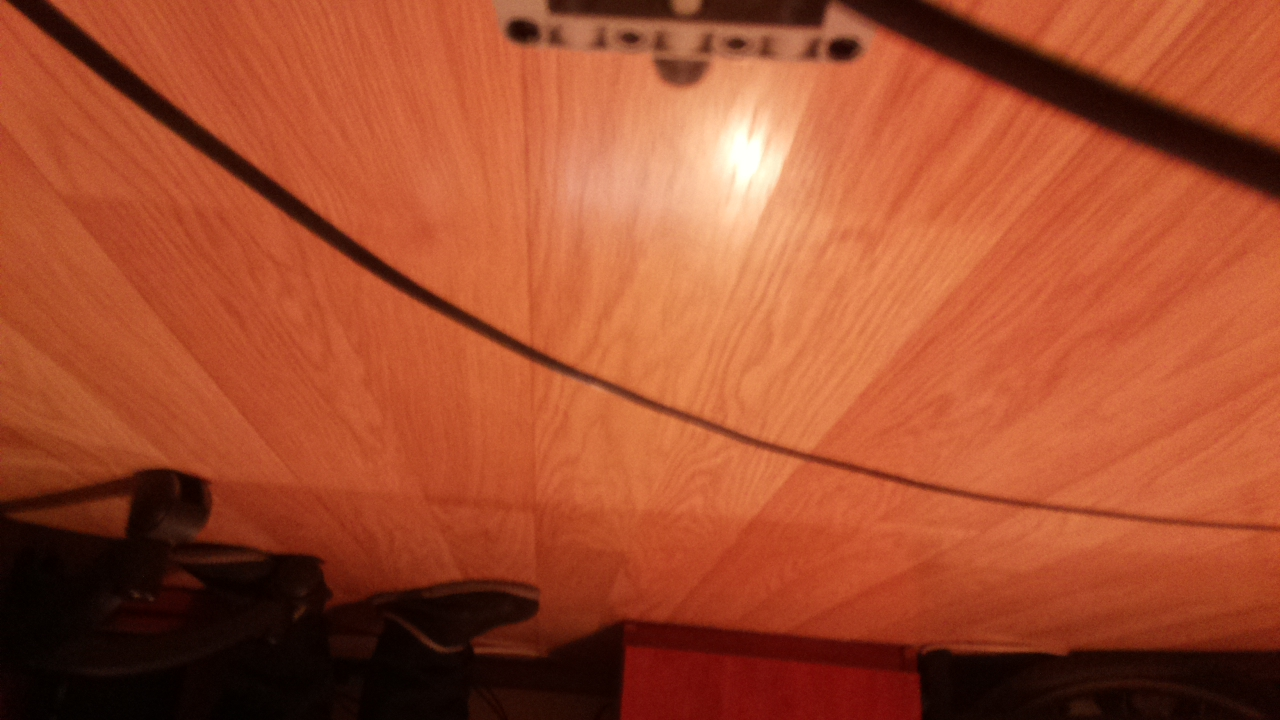
#> input picture database/photos/night/image13.jpg, 1280 x 720 px, found by its file name
$ python lines_canny_houghLinesP.py
#> lines starting #> are read from the running program, lines starting #| are printed output that depends on the picture; after the words box and inside, x2 and y2 are one past the last pixel; in counts of white or black regions, pixels touching at a corner belong together
import cv2
import numpy as np
import matplotlib
from matplotlib.pyplot import imshow
from matplotlib import pyplot as plt

img = cv2.imread('D:/Users/pawel/Google Drive/mindstorms/database/photos/fix_camera/morning_wheel_trun/image13.jpg')
#> img is the input picture: shape (720, 1280, 3); mean B, G, R 45.6, 77, 164.1
gray = cv2.cvtColor(img,cv2.COLOR_BGR2GRAY)
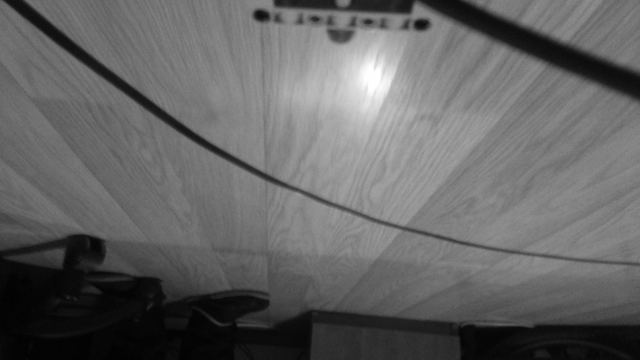
#> gray: shape (720, 1280) (shown at 1/2 size); min 1, max 255, mean 99.4

kernel_size = 7
blur_gray = cv2.GaussianBlur(gray,(kernel_size, kernel_size),0)

cv2.imshow("blur_gray",blur_gray)


low_threshold = 90
high_threshold = 150
edges = cv2.Canny(blur_gray, low_threshold, high_threshold)
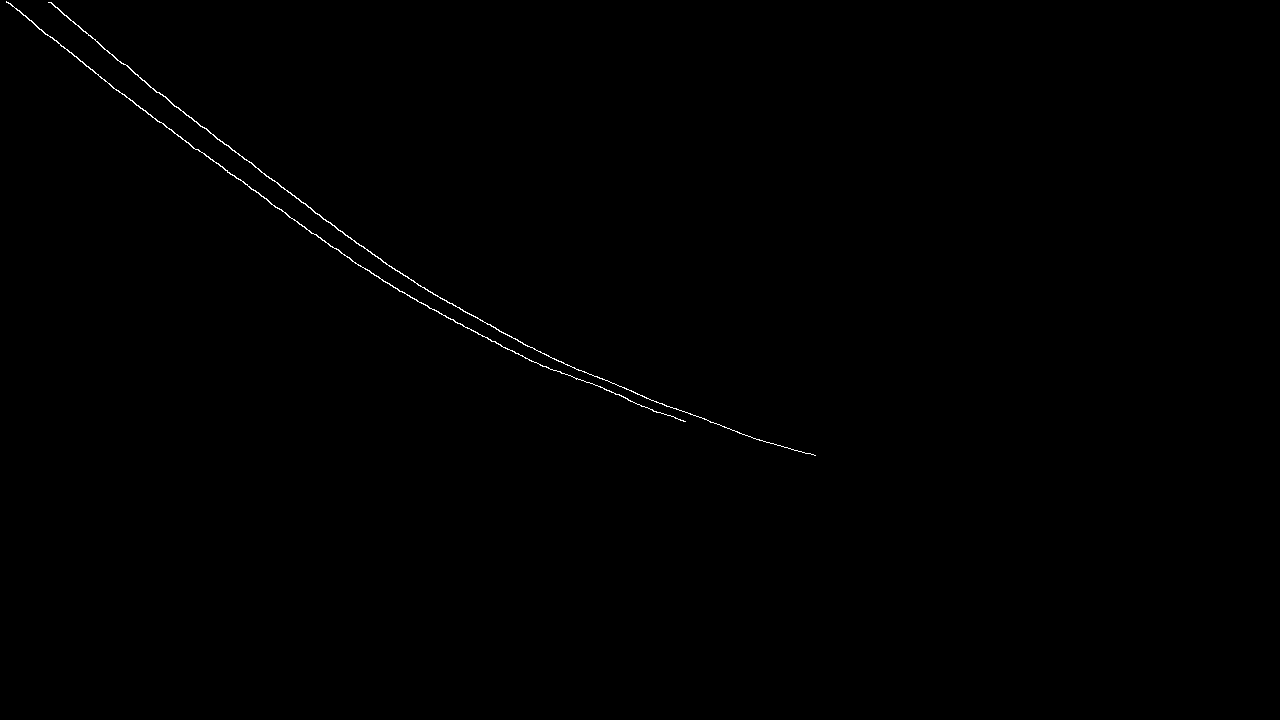
#> edges: shape (720, 1280); 0.23% white in thin lines or dots, all inside (x1, y1, x2, y2) = (6, 1, 816, 456)

cv2.imshow("edges",edges)


rho = 1  # distance resolution in pixels of the Hough grid
theta = np.pi / 180  # angular resolution in radians of the Hough grid
threshold = 15  # minimum number of votes (intersections in Hough grid cell)
min_line_length = 50  # minimum number of pixels making up a line
max_line_gap = 20  # maximum gap in pixels between connectable line segments
line_image = np.copy(img) * 0  # creating a blank to draw lines on
#> line_image: shape (720, 1280, 3); every value is 0

# Run Hough on edge detected image
# Output "lines" is an array containing endpoints of detected line segments
lines = cv2.HoughLinesP(edges, rho, theta, threshold, np.array([]),
                    min_line_length, max_line_gap)
#> lines = 19 rows, first 6: [149, 86, 372, 254], [135, 104, 332, 247], [100, 77, 172, 130], [446, 317, 542, 366], [540, 352, 670, 407], [125, 64, 186, 115]

for line in lines:
    for x1,y1,x2,y2 in line:
        cv2.line(line_image,(x1,y1),(x2,y2),(255,0,0),5)
#> this loop made 19 passes
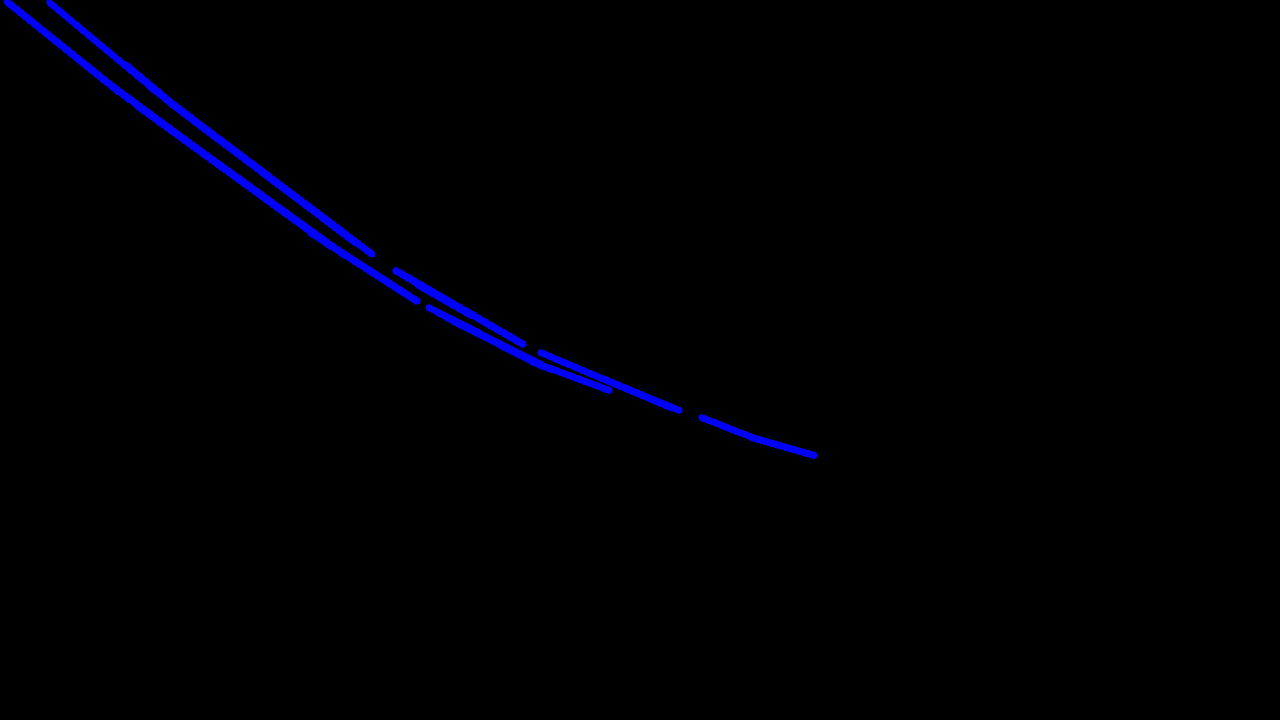
#> line_image: shape (720, 1280, 3); mean B, G, R 3.2, 0, 0

lines_edges = cv2.addWeighted(img, 0.8, line_image, 1, 0)
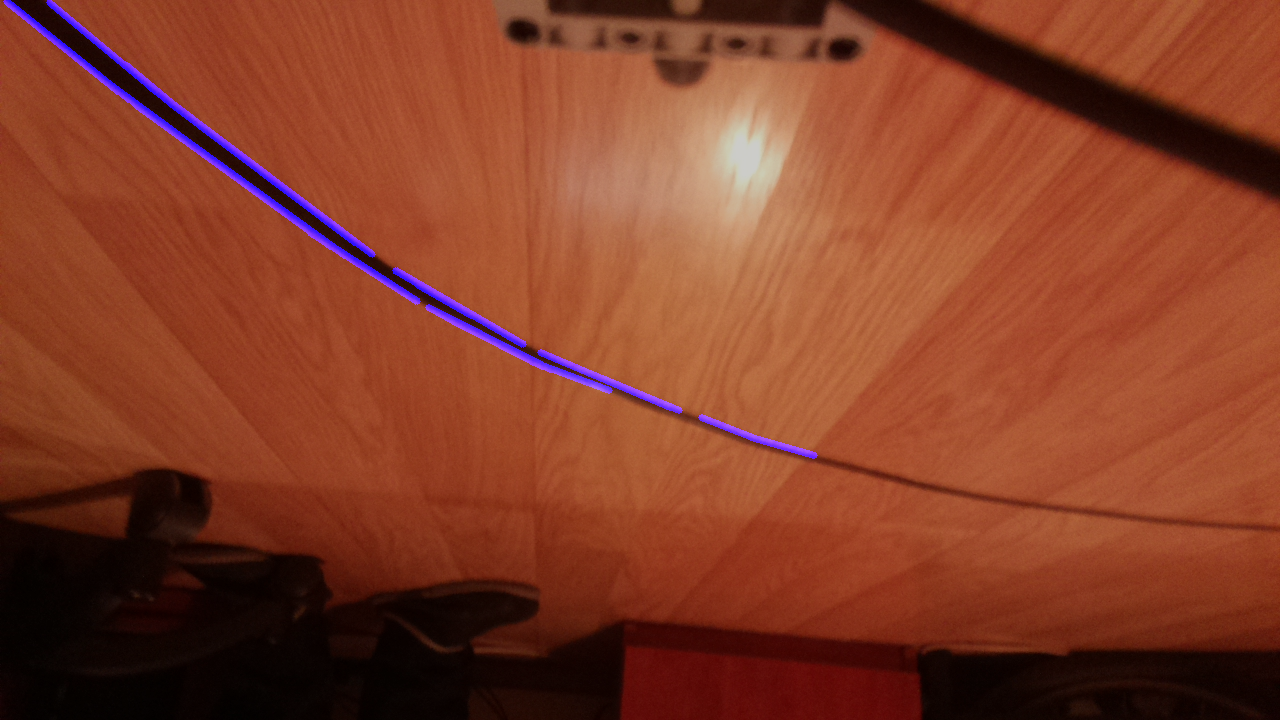
#> lines_edges: shape (720, 1280, 3); mean B, G, R 39.4, 61.6, 131.3

cv2.imshow("lines_edges",lines_edges)
cv2.waitKey(0)

$ run again, with database/photos/night/image0.jpg copied over database/photos/night/image13.jpg
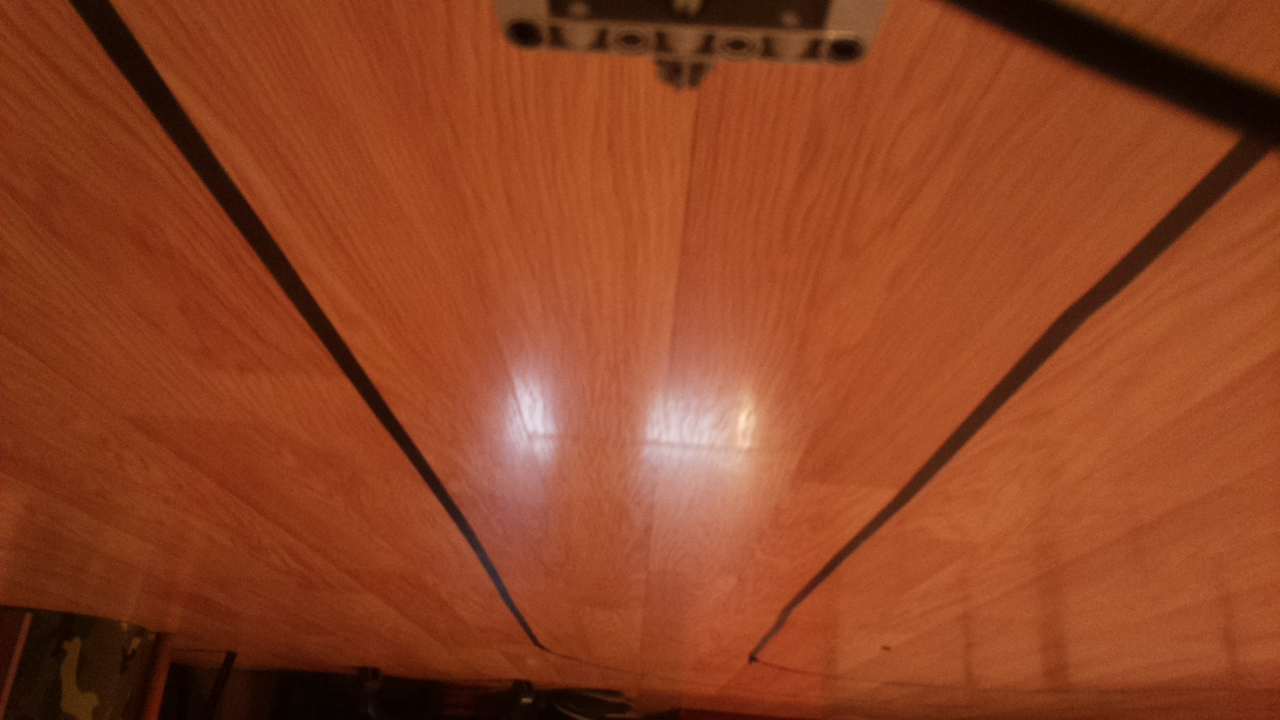
#> input picture database/photos/night/image0.jpg, 1280 x 720 px, found by its file name
#> img is the input picture: shape (720, 1280, 3); mean B, G, R 35.3, 67.2, 143.8
#> `edges = cv2.Canny(blur_gray, low_threshold, high_threshold)`:
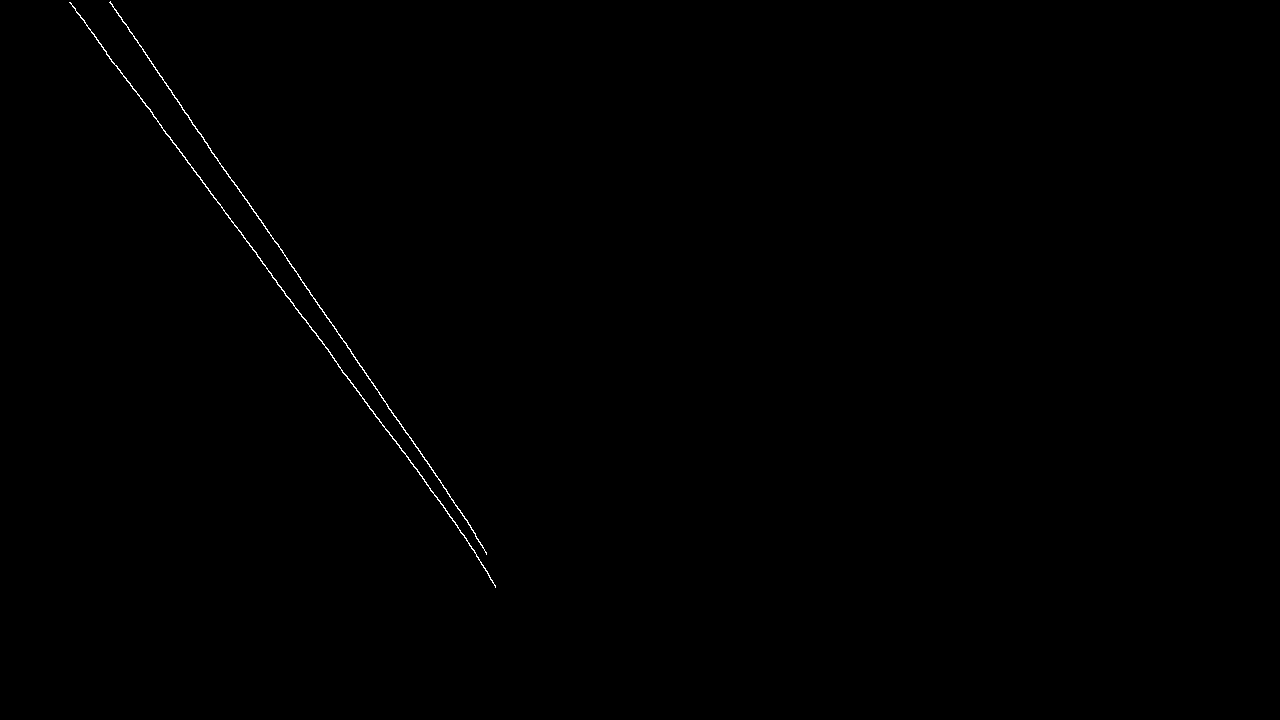
#> edges: shape (720, 1280); 0.2% white in thin lines or dots, all inside (x1, y1, x2, y2) = (69, 1, 496, 588)
#> lines = 14 rows, first 6: [276, 242, 405, 432], [153, 116, 276, 280], [315, 332, 475, 552], [329, 319, 484, 549], [110, 1, 234, 184], [103, 49, 256, 252]
#> the loop `for line in lines:` made 14 passes
#> `lines_edges = cv2.addWeighted(img, 0.8, line_image, 1, 0)`:
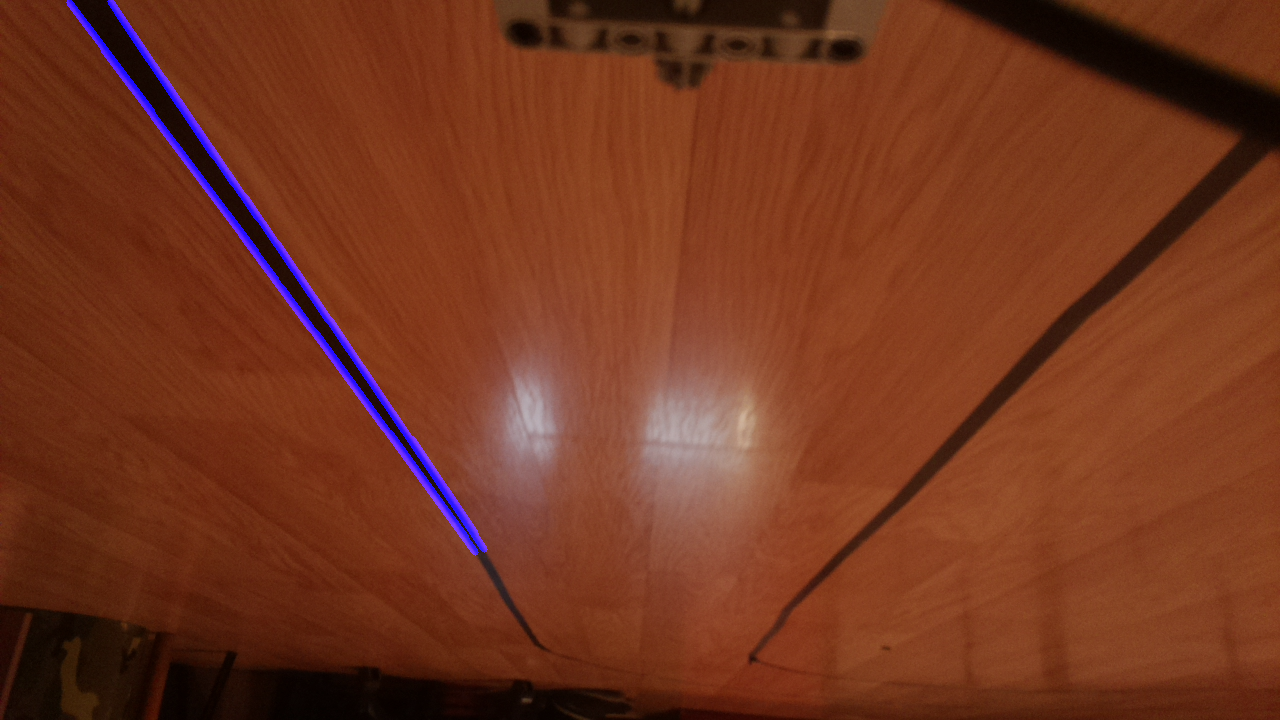
#> lines_edges: shape (720, 1280, 3); mean B, G, R 31, 53.8, 115

$ run again, with database/photos/night/image10.jpg copied over database/photos/night/image13.jpg
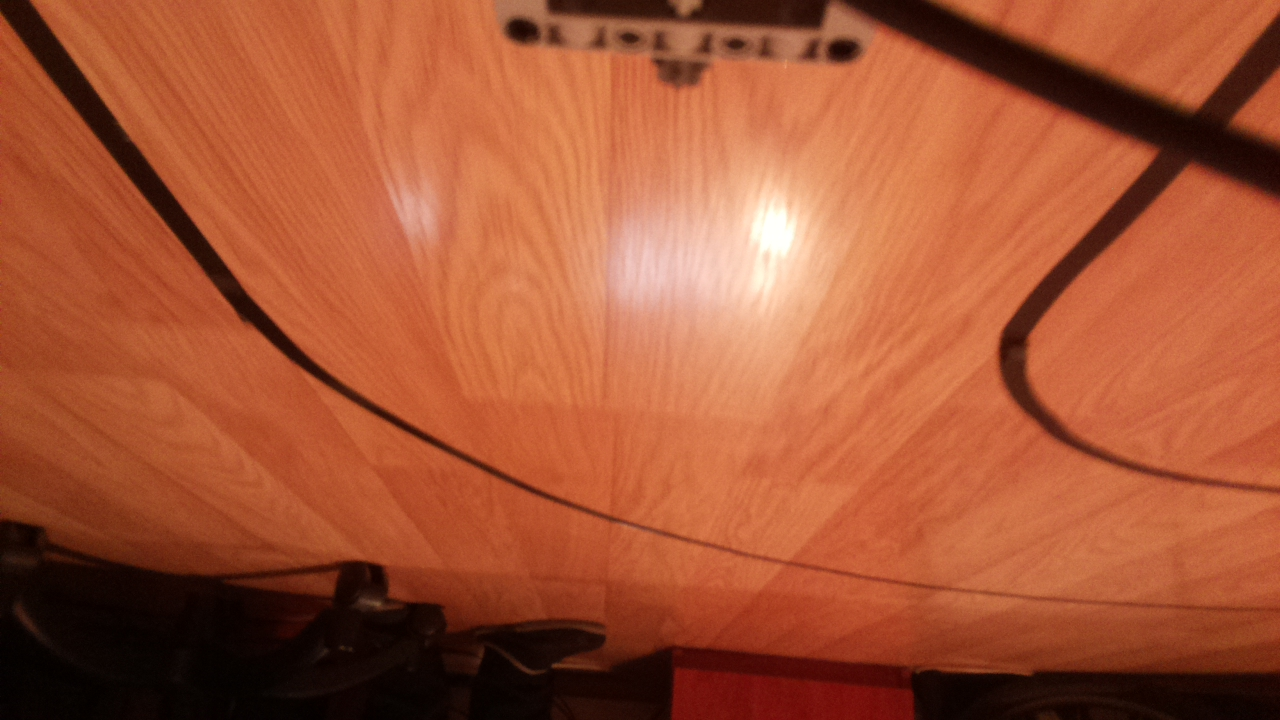
#> input picture database/photos/night/image10.jpg, 1280 x 720 px, found by its file name
#> img is the input picture: shape (720, 1280, 3); mean B, G, R 52.7, 84.9, 165
#> `edges = cv2.Canny(blur_gray, low_threshold, high_threshold)`:
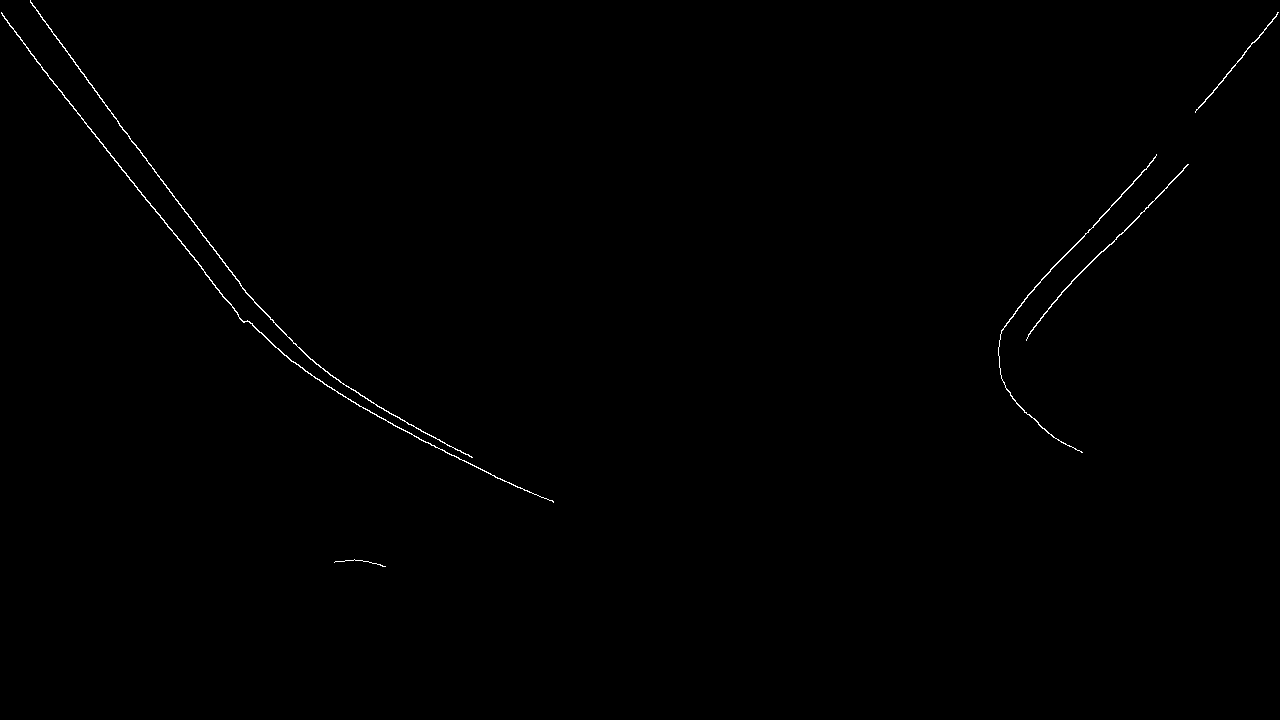
#> edges: shape (720, 1280); 0.32% white in thin lines or dots, all inside (x1, y1, x2, y2) = (1, 0, 1279, 567)
#> lines = 24 rows, first 6: [56, 38, 257, 305], [36, 61, 134, 183], [1103, 251, 1167, 187], [1024, 299, 1153, 160], [329, 374, 411, 425], [81, 118, 209, 277]
#> the loop `for line in lines:` made 24 passes
#> `lines_edges = cv2.addWeighted(img, 0.8, line_image, 1, 0)`:
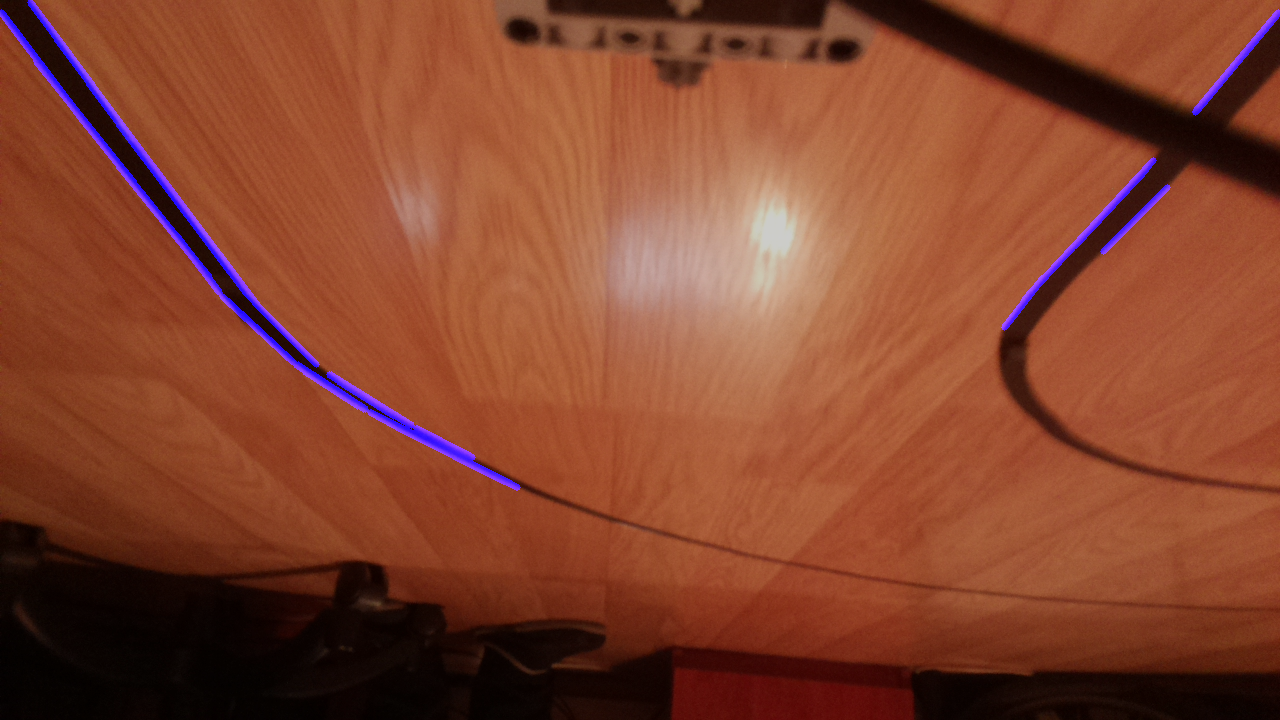
#> lines_edges: shape (720, 1280, 3); mean B, G, R 45.6, 67.9, 132
